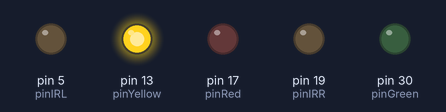
Bench run of a sketch on a simulated Arduino Leonardo, built with avr-gcc and run on an emulated ATmega32U4. Parts: output pins drawn as LEDs (lit = HIGH).

Above: at 0.1 s.
At 0.4 s:
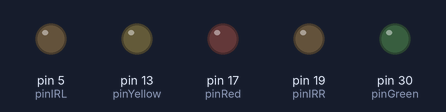
At 0.8 s:
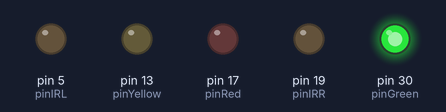
At 1.5 s:
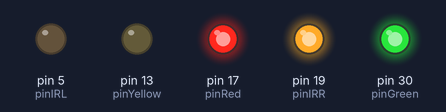
At 2.3 s:
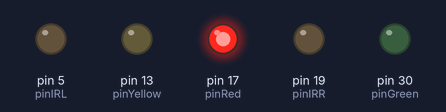
At 3.9 s:
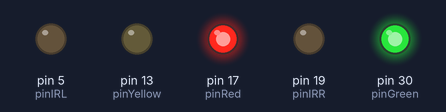
Timing chart, 0 to 4.2 s (numbered marks = the images above):
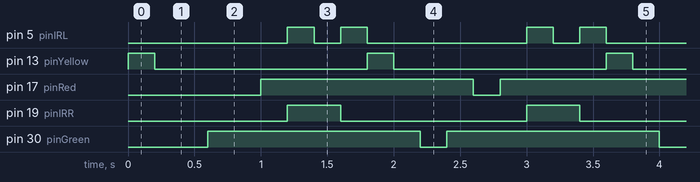

The sketch:

BlinkCarousel.ino
```cpp
int pinYellow = 13; //Definerer gult lys som pin 13 HIGH
int pinGreen = 30; //Definerer grønt lys som pin 30 LOW
int pinRed = 17; //Definerer rødt lys som pin 17 LOW
int pinIRL = 5; //Definerer IR lys i venstre side som pin 5 LOW
int pinIRR = 19; // Definerer IR lys i venstre side som pin 19 LOW

#include <Wire.h>
#include <Zumo32U4.h>

Zumo32U4Buzzer buzzer;

// the setup function runs once when you press reset or power the board
void setup() {
  // initialize digital pins as outputs.
  pinMode(pinYellow, OUTPUT);
  pinMode(pinGreen, OUTPUT);
  pinMode(pinRed, OUTPUT);
  pinMode(pinIRL, OUTPUT);
  pinMode(pinIRR, OUTPUT);
}

// the loop function runs over and over again forever
void loop() {
  digitalWrite(pinYellow, HIGH); //Code chunk lights and turns off yellow light for 200 ms followed by 200ms delay.
  delay(200);
  digitalWrite(pinYellow, LOW);
  delay(200);

  digitalWrite(pinGreen, LOW); //Code chunk lights and turns off green light for same interval
  delay(200);
  digitalWrite(pinGreen, HIGH);
  delay(200);


  digitalWrite(pinRed, LOW); //Code chunk lights and turns off red light for same interval
  delay(200);
  digitalWrite(pinRed, HIGH);
  delay(200);


  digitalWrite(pinIRL, HIGH); //Code chunk lights and turns off right IR light for same interval using two pins for control
  digitalWrite(pinIRR, HIGH);
  delay(200);
  digitalWrite(pinIRL, LOW);
  delay(200);

  digitalWrite(pinIRR, LOW); //Code chunk lights and turns off IR light for same interval using two pins for control
  digitalWrite(pinIRL, HIGH);
  delay(200);
  digitalWrite(pinIRL, LOW);
}
```

Measured:
- by itself, pin 5 (pinIRL): repeats every 1.8 s: LOW 0.20 s, HIGH 0.20 s, LOW 1.2 s, HIGH 0.20 s
- by itself, pin 13 (pinYellow): alternates HIGH for 0.20 s and LOW for 1.6 s
- by itself, pin 17 (pinRed), pin 30 (pinGreen): alternates HIGH for 1.6 s and LOW for 0.20 s
- by itself, pin 19 (pinIRR): alternates HIGH for 0.40 s and LOW for 1.4 s
